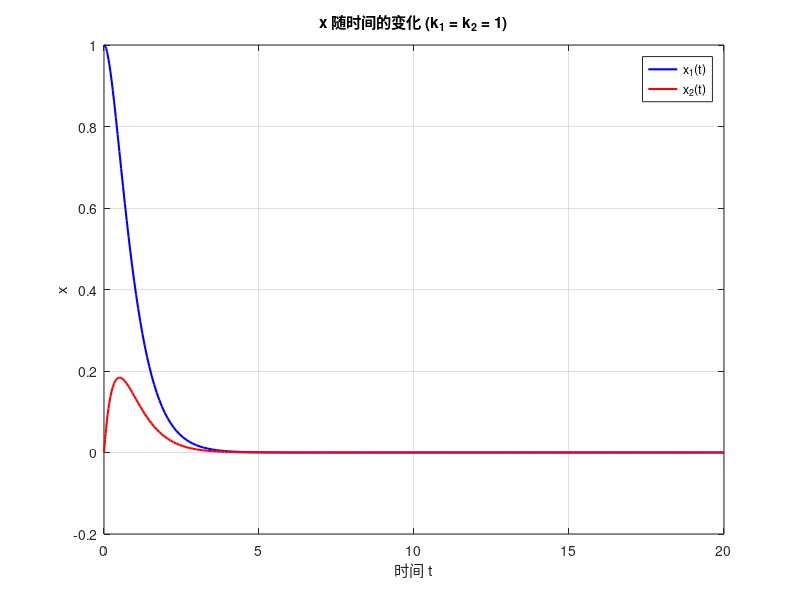
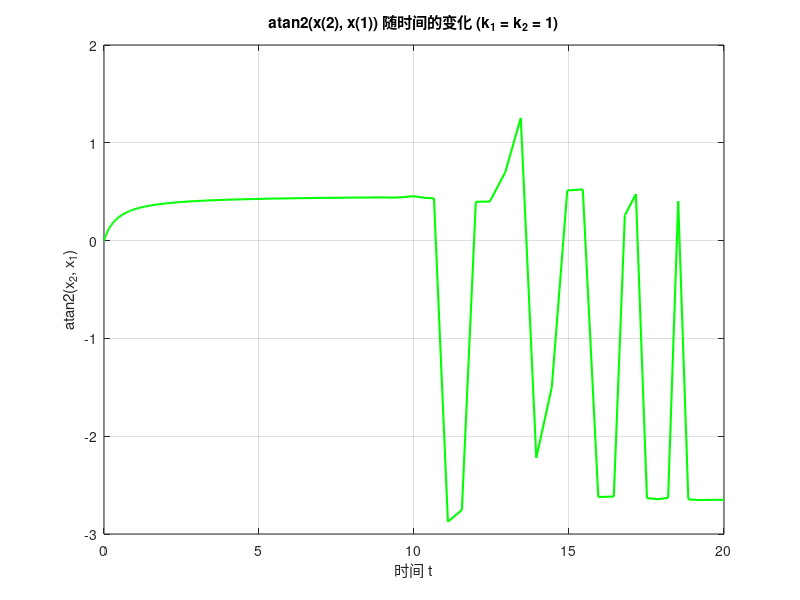

These charts were generated, in order, by the following MATLAB code:
% simulate.m
% 仿真系统: \ddot{x} + k_1 \dot{x} + k_2 x = 0, 其中 x \in \mathbb{R}^2
% 绘制 k_1 = k_2 = 1 时 x 随时间的变化曲线, 以及 atan2(x(2), x(1)) 的变化曲线

clear; clc; close all;

% 参数
k1 = 4;
k2 = 4;

% 初始条件: [x1, x2, v1, v2]
x0 = [1; 0; 0; 1];  % 可以根据需要修改

% 时间范围
tspan = [0, 20];

% 定义 ODE 函数
% 状态向量 y = [x1, x2, v1, v2]
% dy/dt = [v1; v2; -k1*v1 - k2*x1; -k1*v2 - k2*x2]
odefun = @(t, y) [y(3); y(4); -k1*y(3) - k2*y(1); -k1*y(4) - k2*y(2)];

% 求解 ODE
[t, y] = ode45(odefun, tspan, x0);

% 提取状态
x1 = y(:, 1);
x2 = y(:, 2);
v1 = y(:, 3);
v2 = y(:, 4);

% 计算 atan2(x(2), x(1))
theta = atan2(x2, x1);

% 图1: x(1) 和 x(2) 随时间的变化
figure(1);
plot(t, x1, 'b-', 'LineWidth', 1.5); hold on;
plot(t, x2, 'r-', 'LineWidth', 1.5);
xlabel('时间 t');
ylabel('x');
title('x 随时间的变化 (k_1 = k_2 = 1)');
legend('x_1(t)', 'x_2(t)');
grid on;
hold off;

% 图2: atan2(x(2), x(1)) 随时间的变化
figure(2);
plot(t, theta, 'g-', 'LineWidth', 1.5);
xlabel('时间 t');
ylabel('atan2(x_2, x_1)');
title('atan2(x(2), x(1)) 随时间的变化 (k_1 = k_2 = 1)');
grid on;
